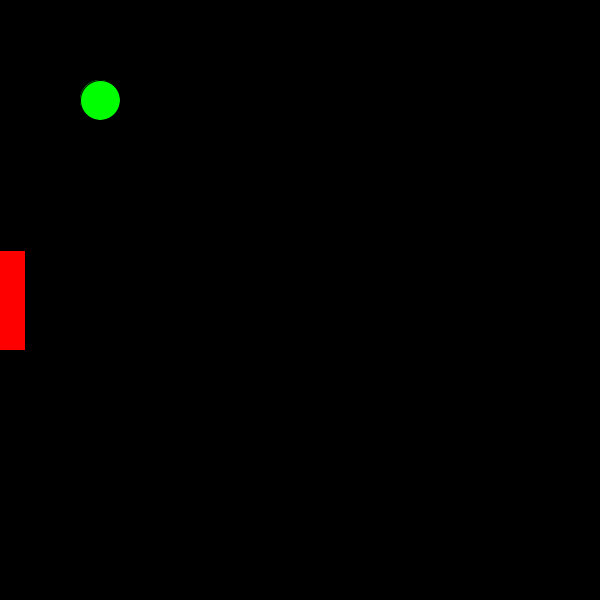
Frame 1 (no input)
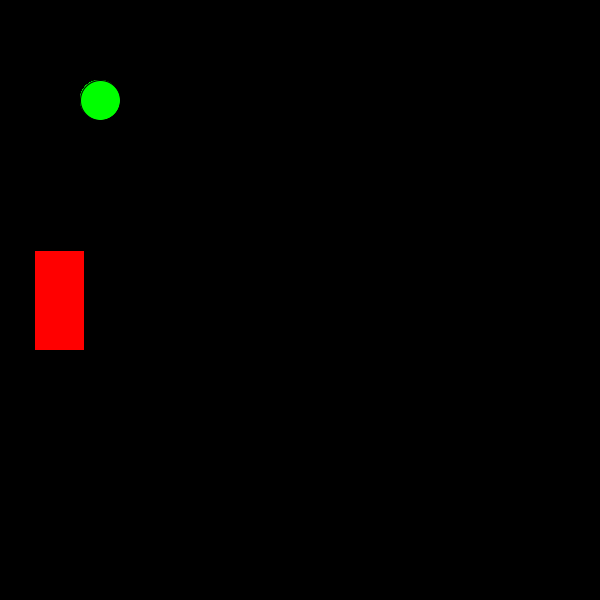
Frame 60 (the mouse pressed at the canvas centre just before this capture)
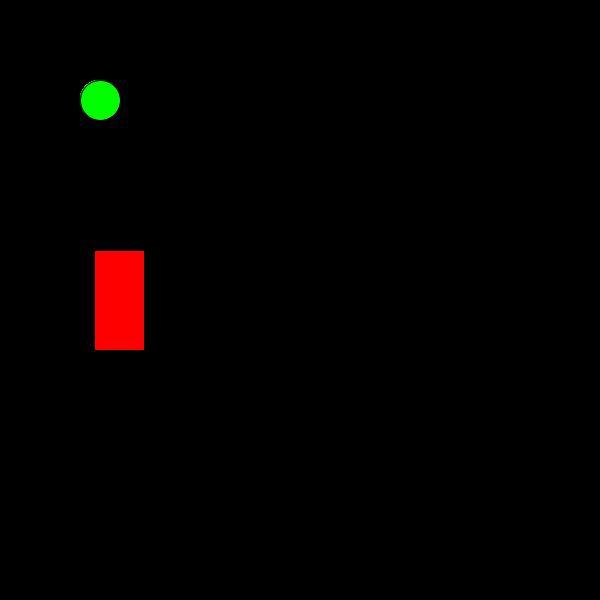
Frame 120 (the mouse held since frame 60 and released just before this capture)

The Processing sketch that drew these frames (run headless with seeded random() and noise(); from frame 60 on, the mouse is pressed at the canvas centre):

// Processing sketch: Clase_Processing_13_3
// ── Clase_Processing_13_3.pde
int x = 0;
int posX = 100;
int posY = 100;
AVQ avioncito;

void setup()
{
size(600,600);
background(0);
rectMode(CENTER);
ellipseMode(CENTER);
avioncito = new AVQ();
}

void draw()
{
fill(255,0,0);
rect(x,300,50,100);
x = x+1;
avioncito.dibujarAVQ(posX, posY);
}

// ── AVQ.pde
class AVQ{
  private int posX;
  private int posY;
  
  public AVQ()
  {}
  
  public void dibujarAVQ(int x, int y)
  {
    fill(0,255,0);
    ellipse(x,y,40,40);
  }
  
}
